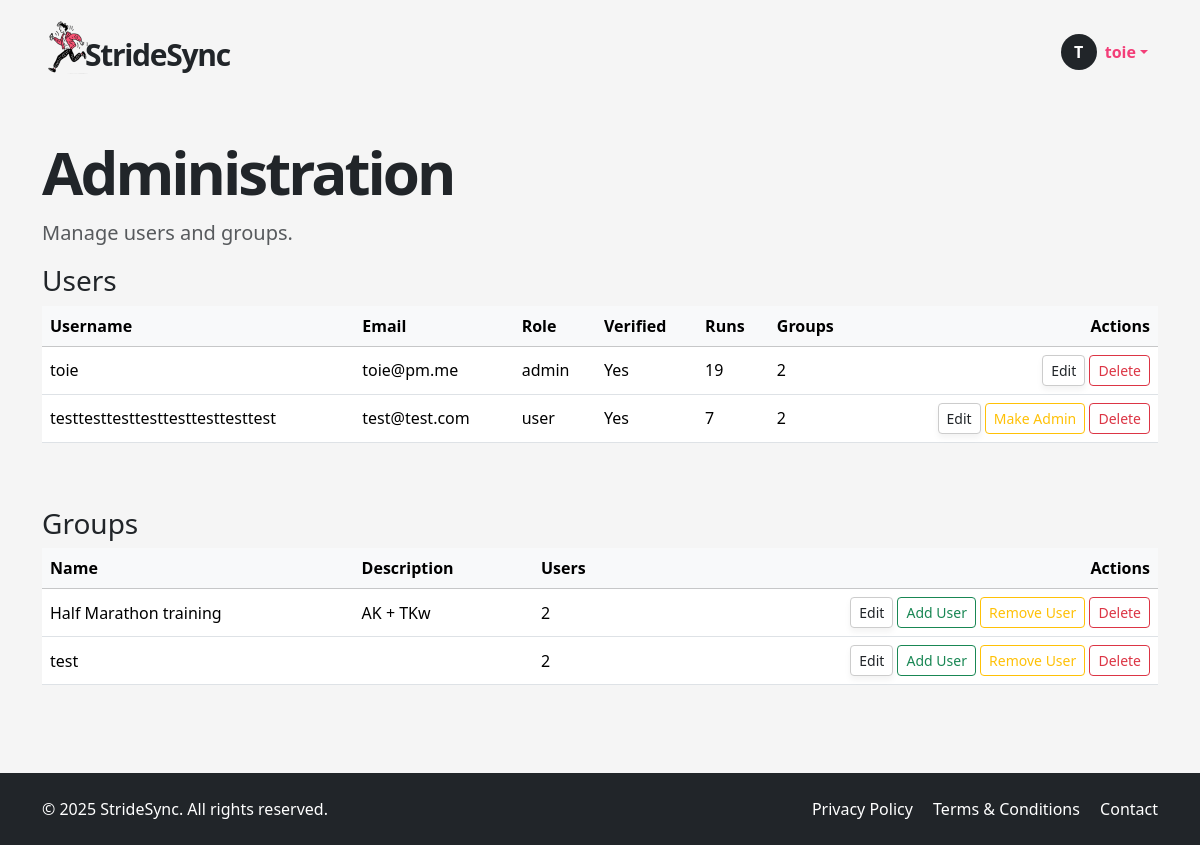
Page /admin (signed in) on the earlier database version.
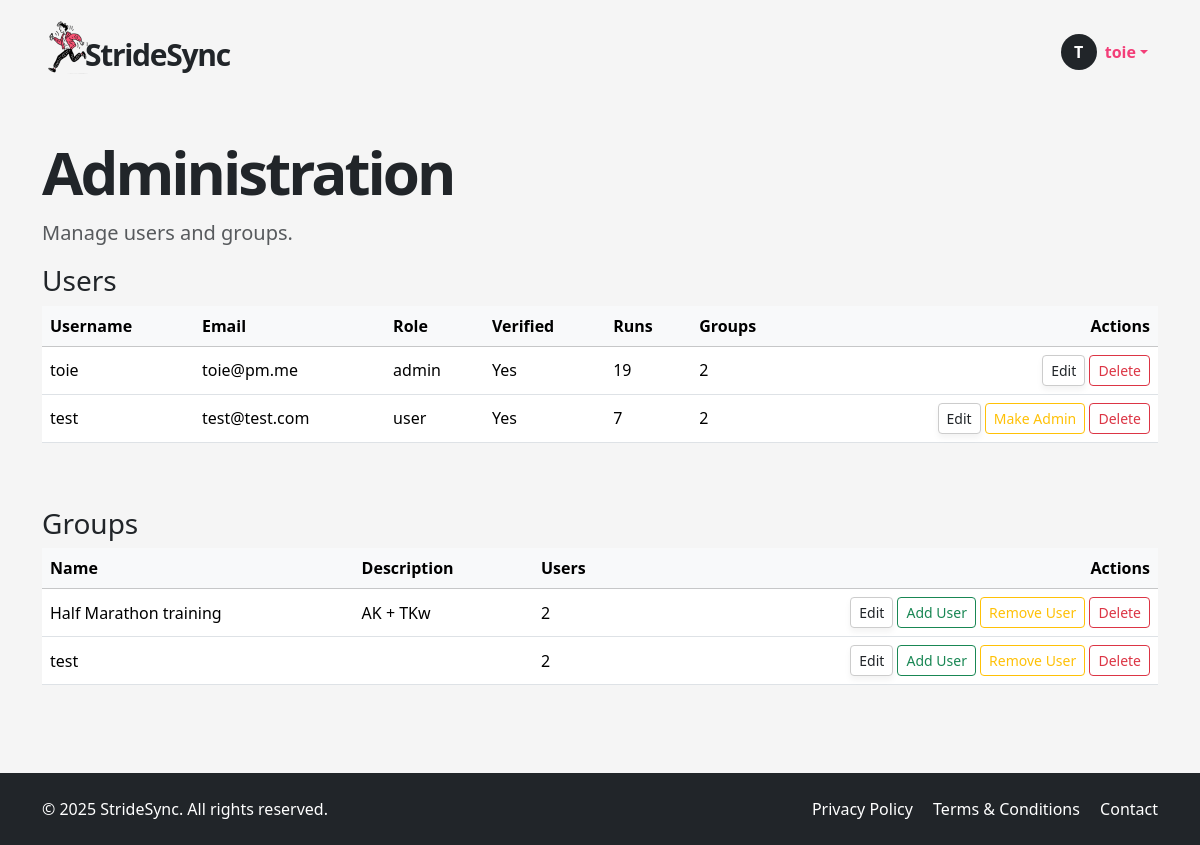
Same page on the later database version.
### app/models.py (models this page shows, shortened)
class User(UserMixin, db.Model):
    __tablename__ = "users"
    id = sa.Column(sa.Integer, primary_key=True)
    email = sa.Column(sa.String(120), unique=True, nullable=False, index=True)
    password_hash = sa.Column(sa.String(256))
    username = sa.Column(sa.String(64), unique=True, nullable=False, index=True)
    role = sa.Column(sa.Enum(UserRole), default=UserRole.USER, nullable=False)
    is_verified = sa.Column(sa.Boolean, default=False)
    verification_token = sa.Column(sa.String(128), nullable=False, default=lambda: secrets.token_urlsafe(32))
    unit_preference = Column(String(2), default='km')  # 'km' or 'mi'
    notify_group_activity = Column(Boolean, default=True)
    is_public_profile = Column(Boolean, default=False)
    reset_token = db.Column(db.String, nullable=True)
    reset_token_expiry = db.Column(db.DateTime, nullable=True)
    runs = so.relationship("Run", back_populates="user", cascade="all, delete-orphan")
    groups = so.relationship("Group", secondary=user_groups, back_populates="members")
    admin_of_groups = so.relationship("Group", secondary=group_admins, back_populates="admins")

class Group(db.Model):
    __tablename__ = "groups"
    id = sa.Column(sa.Integer, primary_key=True)
    name = sa.Column(sa.String(100), unique=True, nullable=False)
    description = sa.Column(sa.Text)
    members = so.relationship("User", secondary=user_groups, back_populates="groups")
    admins = so.relationship("User", secondary=group_admins, back_populates="admin_of_groups")
    runs = so.relationship("Run", secondary=run_groups, back_populates="groups")
    invites = so.relationship("GroupInvite", back_populates="group", cascade="all, delete-orphan")

### app/routes.py (the view)
@app.route('/admin')
@login_required
def admin_panel():
    if current_user.role != UserRole.ADMIN:
        abort(403)
    users = db.session.scalars(sa.select(User)).all()
    groups = db.session.scalars(sa.select(Group)).all()
    user_stats = {
        user.id: {
            "num_runs": len(user.runs),
            "num_groups": len(user.groups)
        }
        for user in users
    }
    group_stats = {
        group.id: {
            "num_users": len(group.members)
        }
        for group in groups
    }
    return render_template(
        "admin.html",
        users=users,
        groups=groups,
        user_stats=user_stats,
        group_stats=group_stats,
        UserRole=UserRole
    )

### app/models.py (called while the page is built)
@login.user_loader
def load_user(id):
    return db.session.get(User, int(id))

### app/templates/admin.html (shortened to what this page needs)
{% extends "base.html" %}
{% block content %}
<div class="container py-5">
  <h1 class="display-5 fw-bold hero-title mb-3">Administration</h1>
  <p class="lead text-muted">Manage users and groups.</p>
  <div class="mb-5">
    <h3>Users</h3>
    <div class="table-responsive">
      <table class="table table-hover align-middle">
        <thead class="table-light">
          <tr>
            <th class="text-nowrap">Username</th>
            <th class="text-nowrap">Email</th>
            <th class="text-nowrap">Role</th>
            <th class="text-nowrap">Verified</th>
            <th class="text-nowrap">Runs</th>
            <th class="text-nowrap">Groups</th>
            <th class="text-end text-nowrap">Actions</th>
          </tr>
        </thead>
        <tbody>
          {% for user in users %}
          <tr>
            <td>{{ user.username }}</td>
            <td>{{ user.email }}</td>
            <td>{{ user.role.value }}</td>
            <td>{{ 'Yes' if user.is_verified else 'No' }}</td>
            <td>{{ user_stats[user.id].num_runs }}</td>
            <td>{{ user_stats[user.id].num_groups }}</td>
            <td class="text-end text-nowrap">
              <button class="btn btn-sm btn-soft"
                      data-bs-toggle="modal"
                      data-bs-target="#editUserModal"
                      onclick="prepareEditUser({{ user.id }}, '{{ user.username }}', '{{ user.email }}')">Edit</button>
              {% if user.role.name == 'ADMIN' and user.id != current_user.id %}
                <form method="POST" action="{{ url_for('admin_demote_user', user_id=user.id) }}" class="d-inline">
                  <button class="btn btn-sm btn-outline-secondary">Remove Admin</button>
                </form>
              {% elif user.role.name != 'ADMIN' %}
                <form method="POST" action="{{ url_for('admin_promote_user', user_id=user.id) }}" class="d-inline">
                  <button class="btn btn-sm btn-outline-warning">Make Admin</button>
                </form>
              {% endif %}
              <button class="btn btn-sm btn-outline-danger"
                      data-bs-toggle="modal"
                      data-bs-target="#deleteUserModal"
                      onclick="prepareDeleteUser({{ user.id }}, '{{ user.username }}')">Delete</button>
            </td>
          </tr>
          {% endfor %}
        </tbody>
      </table>
    </div>
  </div>
  <div>
    <h3>Groups</h3>
    <div class="table-responsive">
      <table class="table table-hover align-middle">
        <thead class="table-light">
          <tr>
            <th class="text-nowrap">Name</th>
            <th class="text-nowrap">Description</th>
            <th class="text-nowrap">Users</th>
            <th class="text-end text-nowrap">Actions</th>
          </tr>
        </thead>
        <tbody>
          {% for group in groups %}
          <tr>
            <td>{{ group.name }}</td>
            <td class="text-truncate" style="max-width: 150px;">{{ group.description[:60] }}{% if group.description|length > 60 %}…{% endif %}</td>
            <td>{{ group_stats[group.id].num_users }}</td>
            <td class="text-end text-nowrap">
              <button class="btn btn-sm btn-soft" data-bs-toggle="modal" data-bs-target="#editGroupModal"
                      onclick="prepareEditGroup({{ group.id }}, '{{ group.name }}', `{{ group.description|e }}`)">Edit</button>
              <button class="btn btn-sm btn-outline-success" data-bs-toggle="modal" data-bs-target="#addUserToGroupModal"
                      onclick="document.getElementById('addUserGroupId').value = '{{ group.id }}';">Add User</button>
              <button class="btn btn-sm btn-outline-warning"
                      data-bs-toggle="modal"
                      data-bs-target="#removeUserFromGroupModal{{ group.id }}">
                Remove User
              </button>
              <button class="btn btn-sm btn-outline-danger"
                      data-bs-toggle="modal"
                      data-bs-target="#deleteGroupModal"
                      onclick="prepareDeleteGroup({{ group.id }}, '{{ group.name }}')">Delete</button>
            </td>
          </tr>
          {% endfor %}
        </tbody>
      </table>
    </div>
  </div>
</div>
{% endblock %}

### app/templates/base.html (shortened to what this page needs)
<!DOCTYPE html>
<html lang="en">
<head>
  <link href="https://cdn.jsdelivr.net/npm/bootstrap@5.3.6/dist/css/bootstrap.min.css" rel="stylesheet">
  <link href="https://cdn.jsdelivr.net/npm/bootstrap-icons@1.10.5/font/bootstrap-icons.css" rel="stylesheet">
  <link rel="stylesheet" href="{{ url_for('static', filename='style.css') }}">
</head>
<body>
  <header>
    <nav class="navbar">
      <div class="container d-flex justify-content-between align-items-center py-2">
        <a href="/index" class="text-decoration-none logo-container d-flex align-items-center">
          <img src="{{ url_for('static', filename='img/icon.png') }}" width="50px" style="margin-right: -15px !important;" alt="StrideSync logo">
          <p class="logo mb-0 ms-2">StrideSync</p>
        </a>
        <ul class="navbar-nav flex-row align-items-center mb-0 menubox">
          {% if current_user.is_anonymous %}
            <li class="nav-item">
              <a class="btn btn-dark px-4" href="{{ url_for('login') }}">LOGIN</a>
            </li>
          {% else %}
            <li class="nav-item dropdown">
              <a class="nav-link dropdown-toggle d-flex align-items-center" href="#" id="userDropdown" role="button" data-bs-toggle="dropdown" aria-expanded="false">
                <div class="avatar-circle bg-dark text-white rounded-circle d-flex justify-content-center align-items-center me-2" style="width: 36px; height: 36px; font-weight: bold;">
                  {{ current_user.username[0]|upper }}
                </div>
                <span class="fw-semibold text-truncate d-inline-block username-truncate" title="{{ current_user.username }}">
                  {{ current_user.username }}
                </span>
              </a>
            </li>
          {% endif %}
        </ul>
      </div>
    </nav>
  </header>
  <main>
    {% block content %}{% endblock %}
  </main>
  <footer class="bg-dark text-white py-4">
    <div class="container d-flex flex-column flex-md-row justify-content-between align-items-center">
      <div class="mb-2 mb-md-0">
        &copy; 2025 StrideSync. All rights reserved.
      </div>
      <div>
        <a href="/privacy" class="text-white text-decoration-none me-3">Privacy Policy</a>
        <a href="/terms" class="text-white text-decoration-none me-3">Terms & Conditions</a>
        <a href="/contact" class="text-white text-decoration-none">Contact</a>
      </div>
    </div>
  </footer>
</body>
</html>

### app/static/style.css (style rules this page uses)
html, body { height: 100%; margin: 0; display: flex; flex-direction: column; scroll-behavior: smooth; }
body { background-color: #f5f5f5; }
main { flex: 1; }
a { color: #f33e78; }
.logo { font-size: 30px; font-weight: 700; letter-spacing: -1.3px; margin-top: 15px; }
.logo-container { color: unset; }
.hero-title { font-weight: 900 !important; font-size: 60px; letter-spacing: -3px; line-height: 60px; }
.btn-soft, .btn-soft-white { background: white; border: 1px solid #ccc; box-shadow: 0 4px 6px rgba(0,0,0,0.05); }
.nav-link { color: #f33e78 !important; }
.menubox { margin-top: 10px; margin-right: 10px; }
footer { background-color: #333; }
.username-truncate { max-width: 100px; overflow: hidden; text-overflow: ellipsis; white-space: nowrap; vertical-align: middle; }

Differences in the rows shown:
changed User "test@test.com": username "testtesttesttesttesttesttesttest" → "test"
